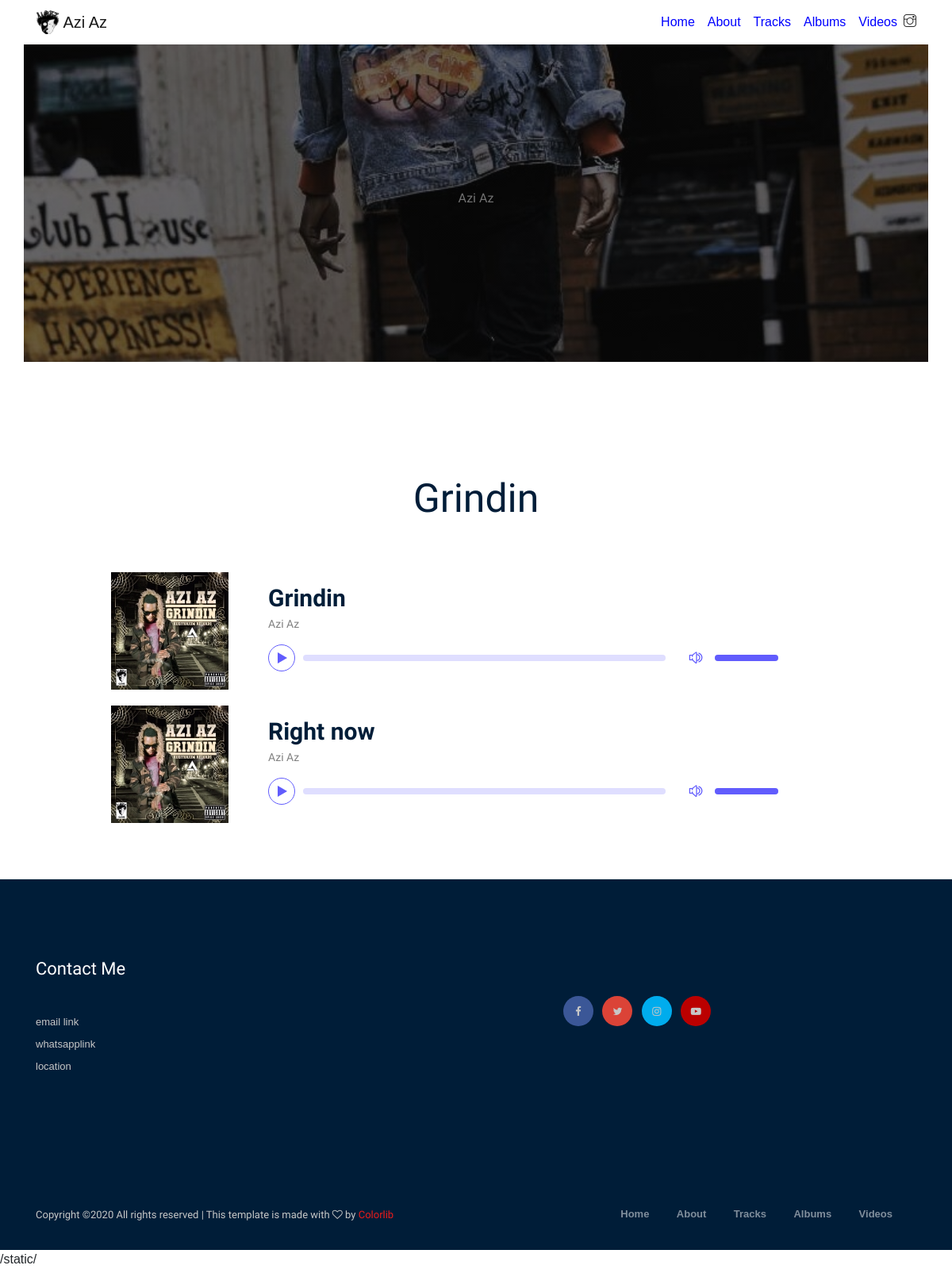
The app's page /music/albums/1/ with its own data.
### music/models.py (models this page shows, shortened)
class Album(models.Model):
    title = models.CharField(max_length=250)
    artist = models.CharField(max_length=250)
    genre = models.CharField(max_length=250)
    logo = models.ImageField(upload_to='album_images')
    date_uploaded = models.DateField()

class AlbumSong(models.Model):
    album = models.ForeignKey(Album, on_delete=models.CASCADE)
    song_title = models.CharField(max_length=250)
    song_artist = models.CharField(max_length=250)
    song_logo = models.ImageField(upload_to='albumsong_images')
    song_audiofile = models.FileField(upload_to='album_songs')

### music/views.py (the view)
# urls.py: path('albums/<int:album_id>/', views.album_details, name='album_details'),
def album_details(request, album_id):
	albsongs = get_object_or_404(Album, pk=album_id)
	return render(request, 'album_details.html', {'albsongs':albsongs})

### music/templates/album_details.html (shortened to what this page needs)
{% extends 'base.html' %}
{% load static %}
{% block content %}
    <div class="music_area music_gallery">
        <div class="container">
                <div class="row">
                        <div class="col-xl-12">
                            <div class="section_title text-center mb-65">
                                <h3>{{albsongs.title}}</h3>
                            </div>
                        </div>
                    </div>
            {% for song in albsongs.albumsong_set.all %}
            <div class="row align-items-center justify-content-center mb-20">
                <div class="col-xl-10">
                    <div class="row align-items-center">
                                <div class="col-xl-11 col-md-11">
                                    <div class="music_field">
                                            <div class="thumb">
                                                    <img src="{{song.song_logo.url}}" alt="">
                                                </div>
                                                <div class="audio_name">
                                                    <div class="name">
                                                        <h4>{{song.song_title}}</h4>
                                                        <p>{{song.song_artist}}</p>
                                                    </div>
                                                </div>
                                    </div>
                                </div>
                    </div>
                </div>
            </div>
            {% endfor %}
        </div>
    </div>
{% endblock content %}

### static/custom/hero.css (style rules this page uses)
body, html { height: 100%; }

### static/custom/custom.css (style rules this page uses)
body { font-family: 'Ranchers', sans-serif; }

### records on screen
Album: title "Grindin"
AlbumSong: song_logo (picture), song_title "Grindin", song_artist "Azi Az"
AlbumSong: song_logo (picture), song_title "Right now", song_artist "Azi Az"
